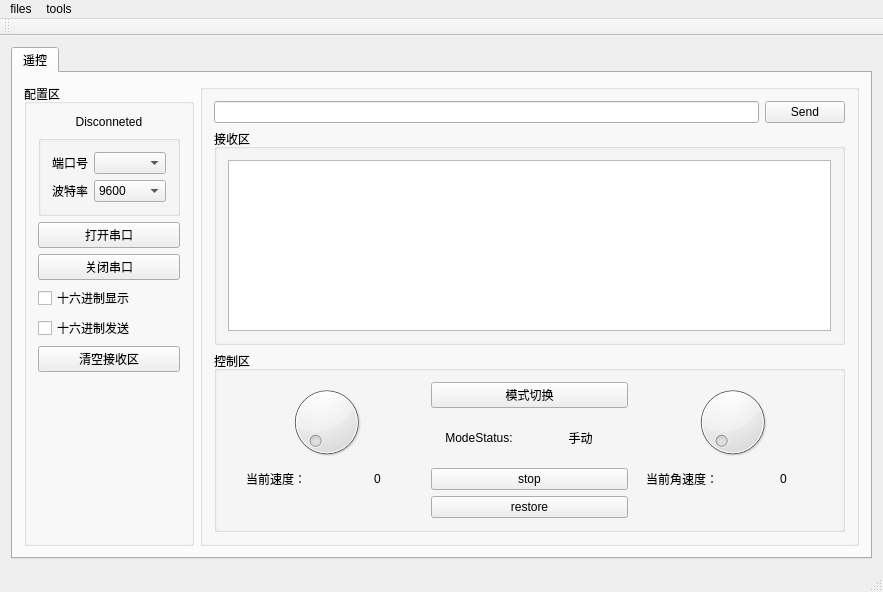
<?xml version="1.0" encoding="UTF-8"?>
<ui version="4.0">
 <class>serial</class>
 <widget class="QMainWindow" name="serial">
  <property name="geometry">
   <rect>
    <x>0</x>
    <y>0</y>
    <width>883</width>
    <height>592</height>
   </rect>
  </property>
  <property name="windowTitle">
   <string>serial</string>
  </property>
  <widget class="QWidget" name="centralWidget">
   <layout class="QVBoxLayout" name="verticalLayout_4">
    <item>
     <widget class="QTabWidget" name="tabWidget">
      <property name="currentIndex">
       <number>0</number>
      </property>
      <widget class="QWidget" name="tab1">
       <attribute name="title">
        <string>遥控</string>
       </attribute>
       <layout class="QVBoxLayout" name="verticalLayout_7">
        <item>
         <layout class="QHBoxLayout" name="horizontalLayout_2">
          <item>
           <widget class="QGroupBox" name="groupBox">
            <property name="title">
             <string>配置区</string>
            </property>
            <layout class="QVBoxLayout" name="verticalLayout_3">
             <item>
              <layout class="QVBoxLayout" name="verticalLayout_2">
               <item>
                <widget class="QLabel" name="statusLab">
                 <property name="minimumSize">
                  <size>
                   <width>110</width>
                   <height>0</height>
                  </size>
                 </property>
                 <property name="text">
                  <string>Disconneted</string>
                 </property>
                 <property name="alignment">
                  <set>Qt::AlignCenter</set>
                 </property>
                </widget>
               </item>
               <item>
                <widget class="QGroupBox" name="groupBox_3">
                 <property name="title">
                  <string/>
                 </property>
                 <layout class="QGridLayout" name="gridLayout">
                  <item row="0" column="1">
                   <widget class="QComboBox" name="serialBox"/>
                  </item>
                  <item row="1" column="0">
                   <widget class="QLabel" name="baudratelabel">
                    <property name="text">
                     <string>波特率</string>
                    </property>
                   </widget>
                  </item>
                  <item row="1" column="1">
                   <widget class="QComboBox" name="baudrateBox">
                    <item>
                     <property name="text">
                      <string>9600</string>
                     </property>
                    </item>
                    <item>
                     <property name="text">
                      <string>115200</string>
                     </property>
                    </item>
                   </widget>
                  </item>
                  <item row="0" column="0">
                   <widget class="QLabel" name="comlabel">
                    <property name="text">
                     <string>端口号</string>
                    </property>
                   </widget>
                  </item>
                 </layout>
                </widget>
               </item>
               <item>
                <widget class="QPushButton" name="openButton">
                 <property name="text">
                  <string>打开串口</string>
                 </property>
                </widget>
               </item>
               <item>
                <widget class="QPushButton" name="closeButton">
                 <property name="text">
                  <string>关闭串口</string>
                 </property>
                </widget>
               </item>
               <item>
                <widget class="QCheckBox" name="hexDisplayBox">
                 <property name="text">
                  <string>十六进制显示</string>
                 </property>
                </widget>
               </item>
               <item>
                <widget class="QCheckBox" name="hexSendBox">
                 <property name="text">
                  <string>十六进制发送</string>
                 </property>
                </widget>
               </item>
               <item>
                <widget class="QPushButton" name="clearButton">
                 <property name="text">
                  <string>清空接收区</string>
                 </property>
                </widget>
               </item>
               <item>
                <spacer name="verticalSpacer">
                 <property name="orientation">
                  <enum>Qt::Vertical</enum>
                 </property>
                 <property name="sizeHint" stdset="0">
                  <size>
                   <width>20</width>
                   <height>40</height>
                  </size>
                 </property>
                </spacer>
               </item>
              </layout>
             </item>
            </layout>
           </widget>
          </item>
          <item>
           <widget class="QGroupBox" name="groupBox_2">
            <property name="title">
             <string/>
            </property>
            <layout class="QVBoxLayout" name="verticalLayout">
             <item>
              <layout class="QHBoxLayout" name="horizontalLayout">
               <item>
                <widget class="QLineEdit" name="sendData"/>
               </item>
               <item>
                <widget class="QPushButton" name="sendButton">
                 <property name="text">
                  <string>Send</string>
                 </property>
                </widget>
               </item>
              </layout>
             </item>
             <item>
              <widget class="QGroupBox" name="groupBox_5">
               <property name="title">
                <string>接收区</string>
               </property>
               <layout class="QVBoxLayout" name="verticalLayout_5">
                <item>
                 <widget class="QPlainTextEdit" name="receiveData"/>
                </item>
               </layout>
              </widget>
             </item>
             <item>
              <widget class="QGroupBox" name="groupBox_4">
               <property name="title">
                <string>控制区</string>
               </property>
               <layout class="QGridLayout" name="gridLayout_3">
                <item row="2" column="0">
                 <layout class="QHBoxLayout" name="horizontalLayout_4">
                  <item>
                   <widget class="QLabel" name="label_4">
                    <property name="text">
                     <string>当前速度：</string>
                    </property>
                    <property name="alignment">
                     <set>Qt::AlignCenter</set>
                    </property>
                   </widget>
                  </item>
                  <item>
                   <widget class="QLabel" name="speedLab">
                    <property name="text">
                     <string>0</string>
                    </property>
                    <property name="alignment">
                     <set>Qt::AlignCenter</set>
                    </property>
                   </widget>
                  </item>
                 </layout>
                </item>
                <item row="2" column="2">
                 <layout class="QHBoxLayout" name="horizontalLayout_5">
                  <item>
                   <widget class="QLabel" name="label_5">
                    <property name="text">
                     <string>当前角速度：</string>
                    </property>
                    <property name="alignment">
                     <set>Qt::AlignCenter</set>
                    </property>
                   </widget>
                  </item>
                  <item>
                   <widget class="QLabel" name="angularSpeedLab">
                    <property name="text">
                     <string>0</string>
                    </property>
                    <property name="alignment">
                     <set>Qt::AlignCenter</set>
                    </property>
                   </widget>
                  </item>
                 </layout>
                </item>
                <item row="2" column="1">
                 <widget class="QPushButton" name="stopButton">
                  <property name="text">
                   <string>stop</string>
                  </property>
                 </widget>
                </item>
                <item row="0" column="2">
                 <widget class="QDial" name="angularSpeedDial"/>
                </item>
                <item row="0" column="0">
                 <widget class="QDial" name="speedDial"/>
                </item>
                <item row="0" column="1">
                 <layout class="QVBoxLayout" name="verticalLayout_6">
                  <item>
                   <widget class="QPushButton" name="modeButton">
                    <property name="text">
                     <string>模式切换</string>
                    </property>
                   </widget>
                  </item>
                  <item>
                   <layout class="QHBoxLayout" name="horizontalLayout_3">
                    <item>
                     <widget class="QLabel" name="label_2">
                      <property name="text">
                       <string>ModeStatus:</string>
                      </property>
                      <property name="alignment">
                       <set>Qt::AlignCenter</set>
                      </property>
                     </widget>
                    </item>
                    <item>
                     <widget class="QLabel" name="modeLab">
                      <property name="text">
                       <string>手动</string>
                      </property>
                      <property name="alignment">
                       <set>Qt::AlignCenter</set>
                      </property>
                     </widget>
                    </item>
                   </layout>
                  </item>
                 </layout>
                </item>
                <item row="3" column="1">
                 <widget class="QPushButton" name="pushButton">
                  <property name="text">
                   <string>restore</string>
                  </property>
                 </widget>
                </item>
               </layout>
              </widget>
             </item>
            </layout>
           </widget>
          </item>
         </layout>
        </item>
       </layout>
      </widget>
     </widget>
    </item>
   </layout>
  </widget>
  <widget class="QMenuBar" name="menuBar">
   <property name="geometry">
    <rect>
     <x>0</x>
     <y>0</y>
     <width>883</width>
     <height>27</height>
    </rect>
   </property>
   <widget class="QMenu" name="menufiles">
    <property name="title">
     <string>files</string>
    </property>
    <addaction name="actionsave"/>
   </widget>
   <widget class="QMenu" name="menutools">
    <property name="title">
     <string>tools</string>
    </property>
    <addaction name="actioncopy"/>
   </widget>
   <addaction name="menufiles"/>
   <addaction name="menutools"/>
  </widget>
  <widget class="QToolBar" name="mainToolBar">
   <attribute name="toolBarArea">
    <enum>TopToolBarArea</enum>
   </attribute>
   <attribute name="toolBarBreak">
    <bool>false</bool>
   </attribute>
  </widget>
  <widget class="QStatusBar" name="statusBar"/>
  <action name="actionsave">
   <property name="text">
    <string>save</string>
   </property>
  </action>
  <action name="actioncopy">
   <property name="text">
    <string>copy</string>
   </property>
  </action>
 </widget>
 <layoutdefault spacing="6" margin="11"/>
 <resources/>
 <connections/>
</ui>
